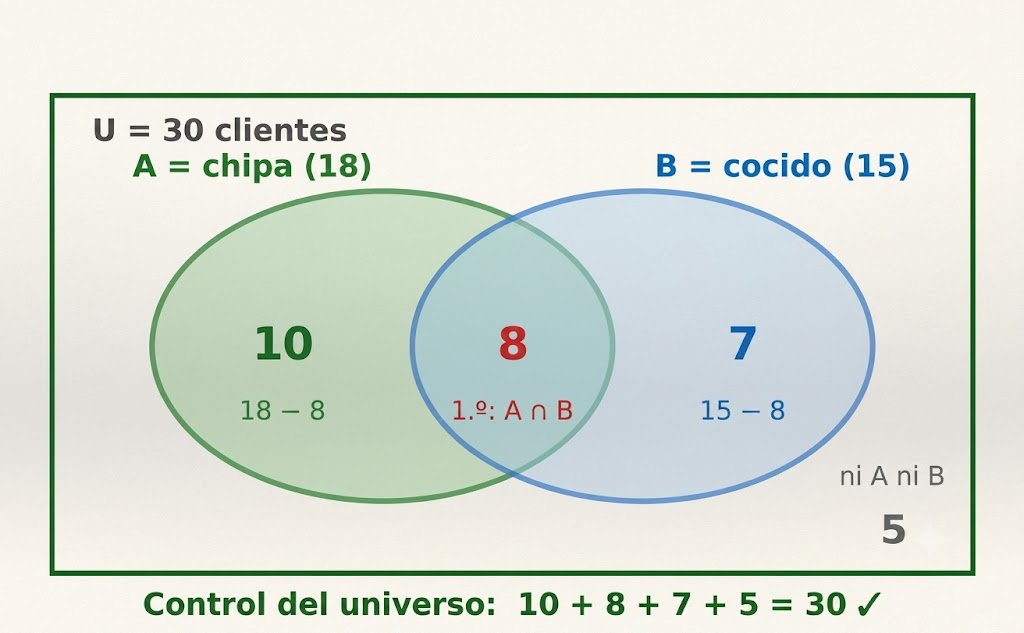
#> input picture algoritmica_1_esencial/build/figs_src/src_02.png, 1024 x 633 px, found by its file name
$ python retoques.py
#> lines starting #> are read from the running program, lines starting #| are printed output that depends on the picture
# -*- coding: utf-8 -*-
"""Retoques mínimos de cuatro imágenes del tomo (copias en figs_ret/; los originales de figs_src/ no se tocan):
quitar las marcas ✓ (política del piloto), la marca de agua y el artefacto «blend», y cambiar «» por comillas
rectas dentro del código de la Figura 21.1."""
from PIL import Image, ImageDraw, ImageFont
S = '/home/claude/alg1/build/figs_src/'; R = '/home/claude/alg1/build/figs_ret/'
FB = '/usr/share/fonts/truetype/dejavu/DejaVuSans.ttf'


def tapar(d, im, caja, muestra):
    d.rectangle(caja, fill=im.getpixel(muestra))


# Figura 5.1: «= 30 ✓»
im = Image.open(S + 'src_02.png').convert('RGB'); d = ImageDraw.Draw(im)
#> further down, im is the input picture: PIL image 1024x633 RGB; mean R, G, B 218.2, 224.6, 216.3
tapar(d, im, (852, 588, 890, 622), (900, 600)); im.save(R + 'src_02.png')
# Figura 14.2: «vuelto = 8.000 ✓» y marca de agua
im = Image.open(S + 'src_07.png').convert('RGB'); d = ImageDraw.Draw(im)
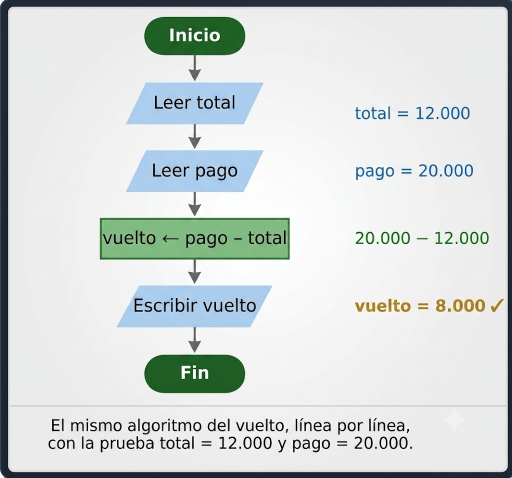
#> input picture algoritmica_1_esencial/build/figs_src/src_07.png, 1024 x 955 px, found by its file name (shown at 1/2 size)
#> further down, im is the input picture: PIL image 1024x955 RGB; mean R, G, B 210.5, 216.9, 215.6
tapar(d, im, (976, 590, 1012, 630), (970, 640)); tapar(d, im, (880, 816, 940, 872), (870, 840)); im.save(R + 'src_07.png')
# Figura 3.1: artefacto «blend» con rueda de color
im = Image.open(S + 'src_01.png').convert('RGB'); d = ImageDraw.Draw(im)
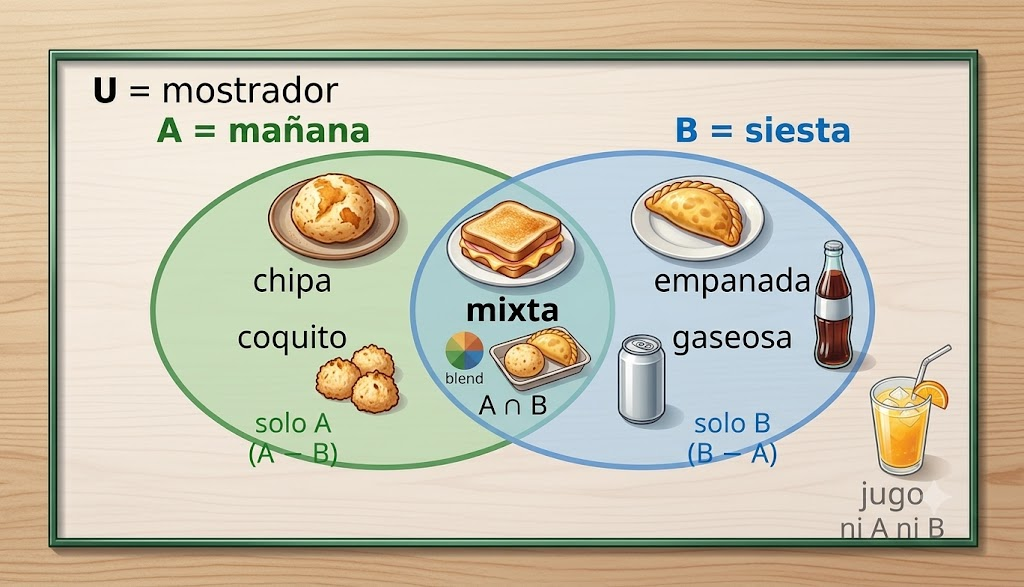
#> input picture algoritmica_1_esencial/build/figs_src/src_01.png, 1024 x 587 px, found by its file name
#> further down, im is the input picture: PIL image 1024x587 RGB; mean R, G, B 200.1, 193.5, 173.8
tapar(d, im, (443, 332, 483, 392), (440, 360)); im.save(R + 'src_01.png')
# Figura 21.1: ✓ final y comillas «» en el código
#> (the run stopped early here; a loop or call above may not have finished)
